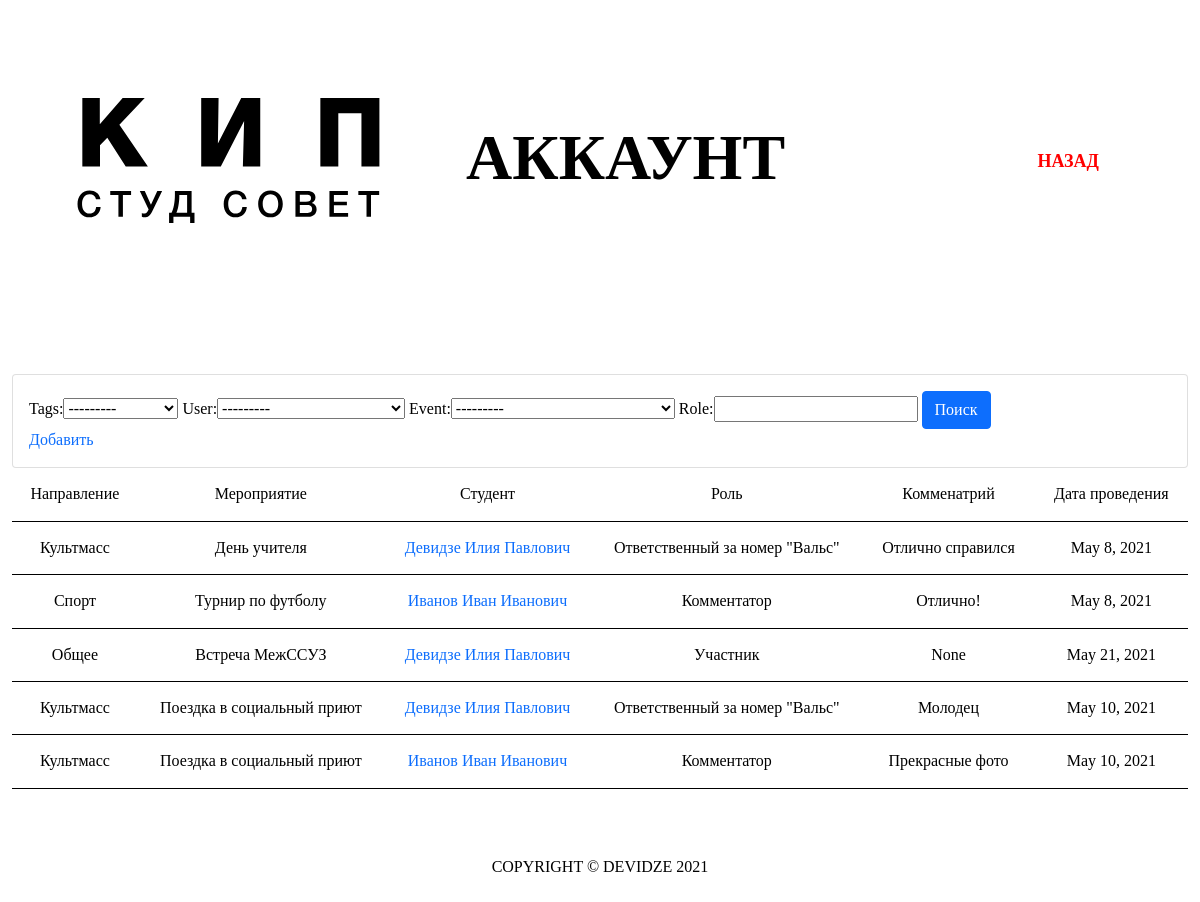
Before: /admin_table/ (signed in) with the older database file.
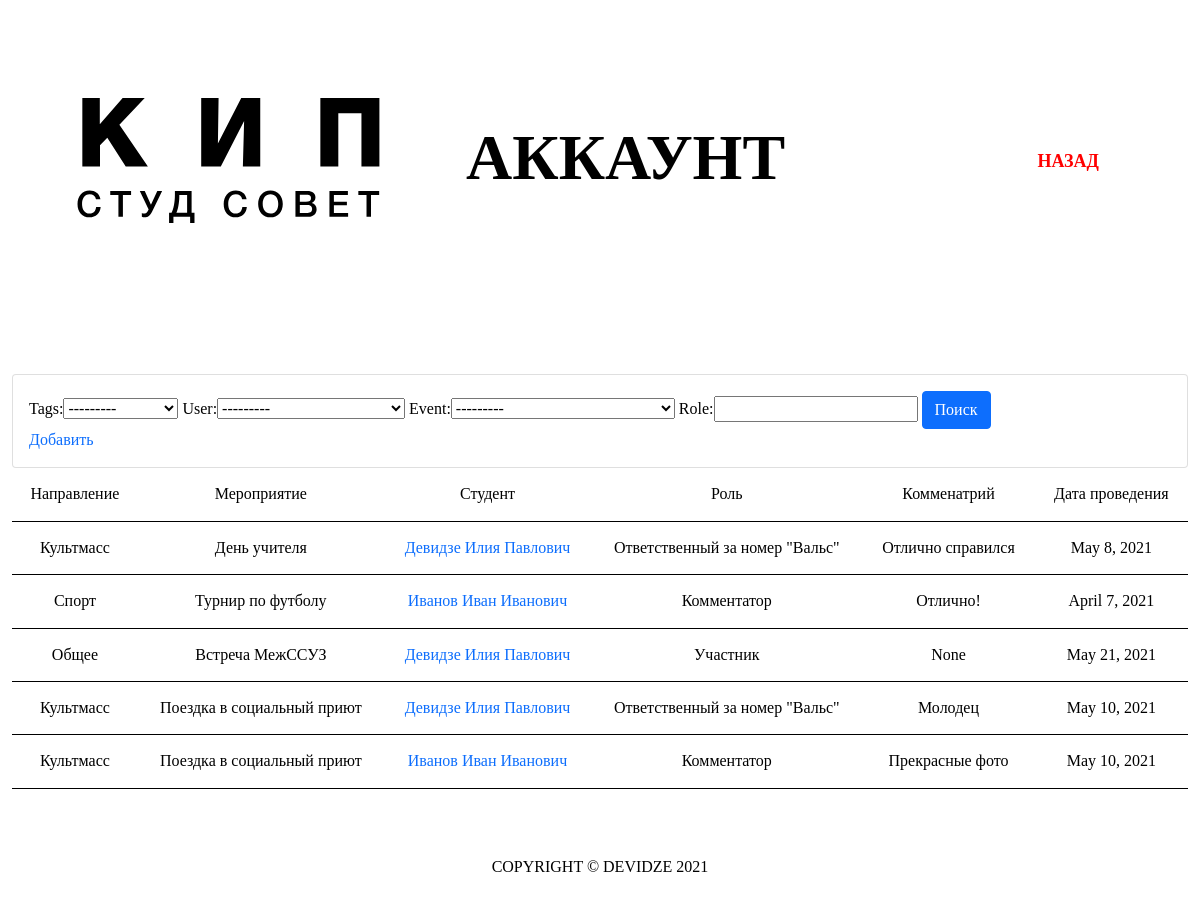
After: the same page with the newer database file.
### accounts/models.py (models this page shows, shortened)
class Event(models.Model):
    tags        = models.ForeignKey(Tag, null=True, on_delete=models.SET_NULL)
    name        = models.CharField(max_length=200, null=True)
    date        = models.DateField(null=True)
    def __str__(self):
        return self.name

class Tag(models.Model):
    name        = models.CharField(max_length=200, null=True)
    def __str__(self):
        return self.name

### accounts/views.py (the view)
# urls.py: path('admin_table/', views.adminTable, name="admin_table"),
def adminTable(request):
    account = request.user.student
    events = Event.objects.all()
    members = Member.objects.all()
    myFilterEvent = AdminEventMemberFilter(request.GET, queryset = events)
    myFilterMember = AdminMemberFilter(request.GET, queryset = members)
    events = myFilterEvent.qs
    members = myFilterMember.qs
    context = {
        'account':account,
        'events':events, 'members':members,
        'myFilterEvent':myFilterEvent, 'myFilterMember':myFilterMember
    }
    return render(request, 'accounts/auth/admin_table.html', context)

### accounts/models.py (called while the page is built)
    def __str__(self):
        return self.fio

### accounts/templates/accounts/auth/admin_table.html (shortened to what this page needs)
{% extends 'accounts/auth/main_user.html' %}
{% load static %}
{% block content %}
<div class="container-fluid header-user">
    <section class="header row">
        <nav class="navbar navbar-expand-xl navbar-light">
            <div class="container-fluid header-navs">
                <a class="navbar-brand" href="{% url 'main' %}"><img class="header-logo" src="{% static '/images/logo.svg' %}" alt="logo"></a>
                <div class="collapse navbar-collapse" id="navbarSupportedContent">
                    <h1><div class="promo-header" style="margin-left: 10vh;">Аккаунт</div></h1>
                    <ul class="navbar-nav me-auto mb-2 mb-lg-0 nav-items">
                        <li class="nav-item">
                            <a class="nav-link" href="{% url 'main_user' %}">Назад</a>
                        </li>
                    </ul>
                </div>
            </div>
        </nav>
    </section>
</div>
<div class="row">
	<div class="col">
		<div class="card card-body">
			<form method="get">
                {{myFilterEvent.form}}
                {{myFilterMember.form}}
		        <button class="btn btn-primary" type="submit">Поиск</button>
            </form>
            <a href="">Добавить</a>
		</div>
	</div>
</div>
<table >
    <form method="get">
    <tr>
        <th>Направление</th>
        <th>Мероприятие</th>
        <th>Студент</th>
        <th>Роль</th>
        <th>Комменатрий</th>
        <th>Дата проведения</th>
    </tr>
    {% for event in events %}
        {% for member in members %}
            {% if member.event == event %}
                <tr>
                    <td>{{event.tags}}</td>
                    <td>{{event.name}}</td>
                    {% if member.user == account %}
                        <td><a href="{% url 'main_user' %}">{{member.user}}</a></td>
                    {% else %}
                        <td><a href="{% url 'admin_lookuser' member.user.fio %}">{{member.user}}</a></td>
                    {% endif %}
                    <td>{{member.role}}</td>
                    <td>{{member.comment}}</td>
                    <td>{{event.date}}</td>
                </tr>
            {% endif %}
        {% endfor %}
    {% endfor %}
</table>
<br>
<br>
<br>
{% endblock content %}

Changed rows visible on the page:
changed Event "Турнир по футболу": date "May 8, 2021" → "April 7, 2021"
